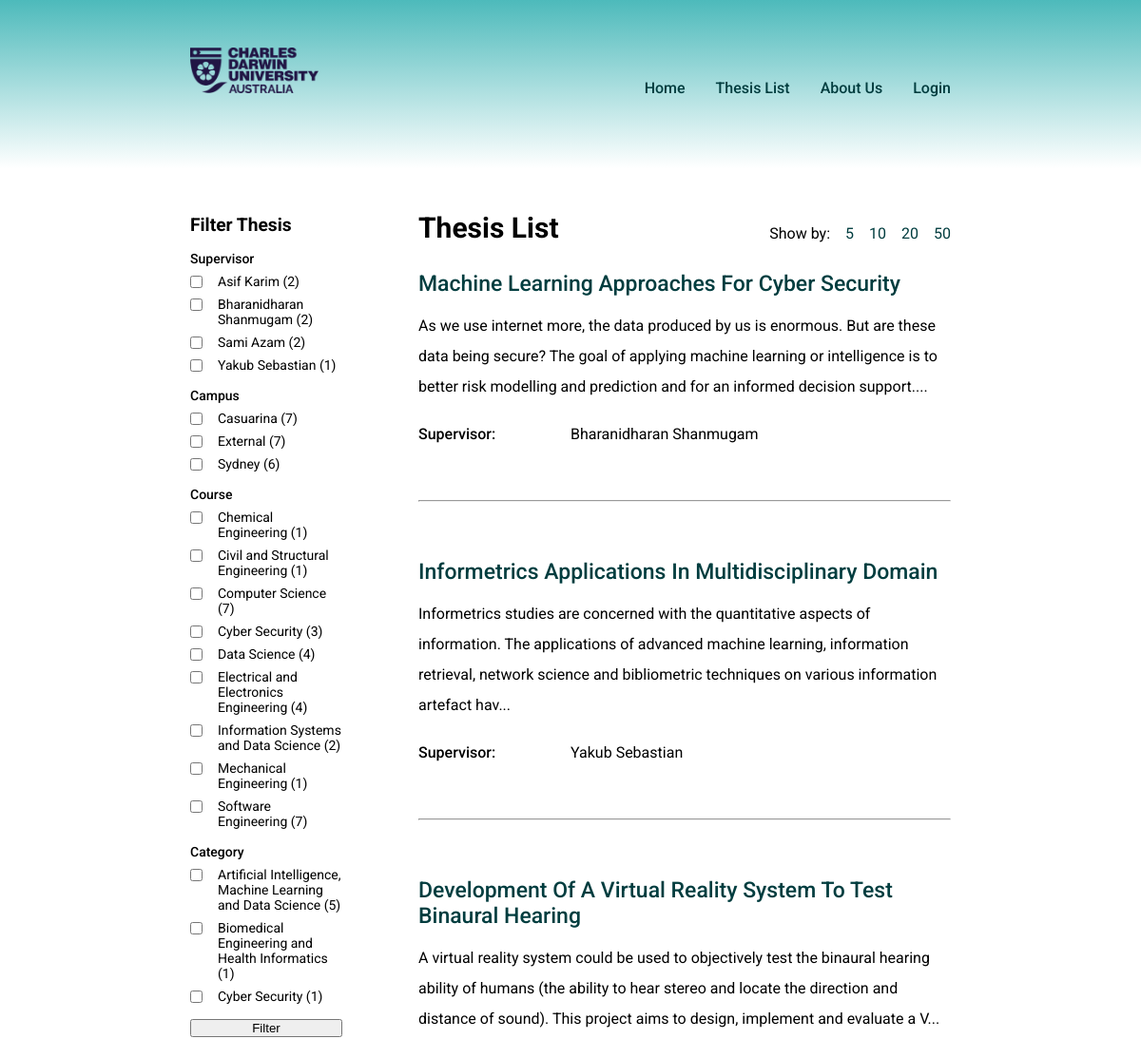
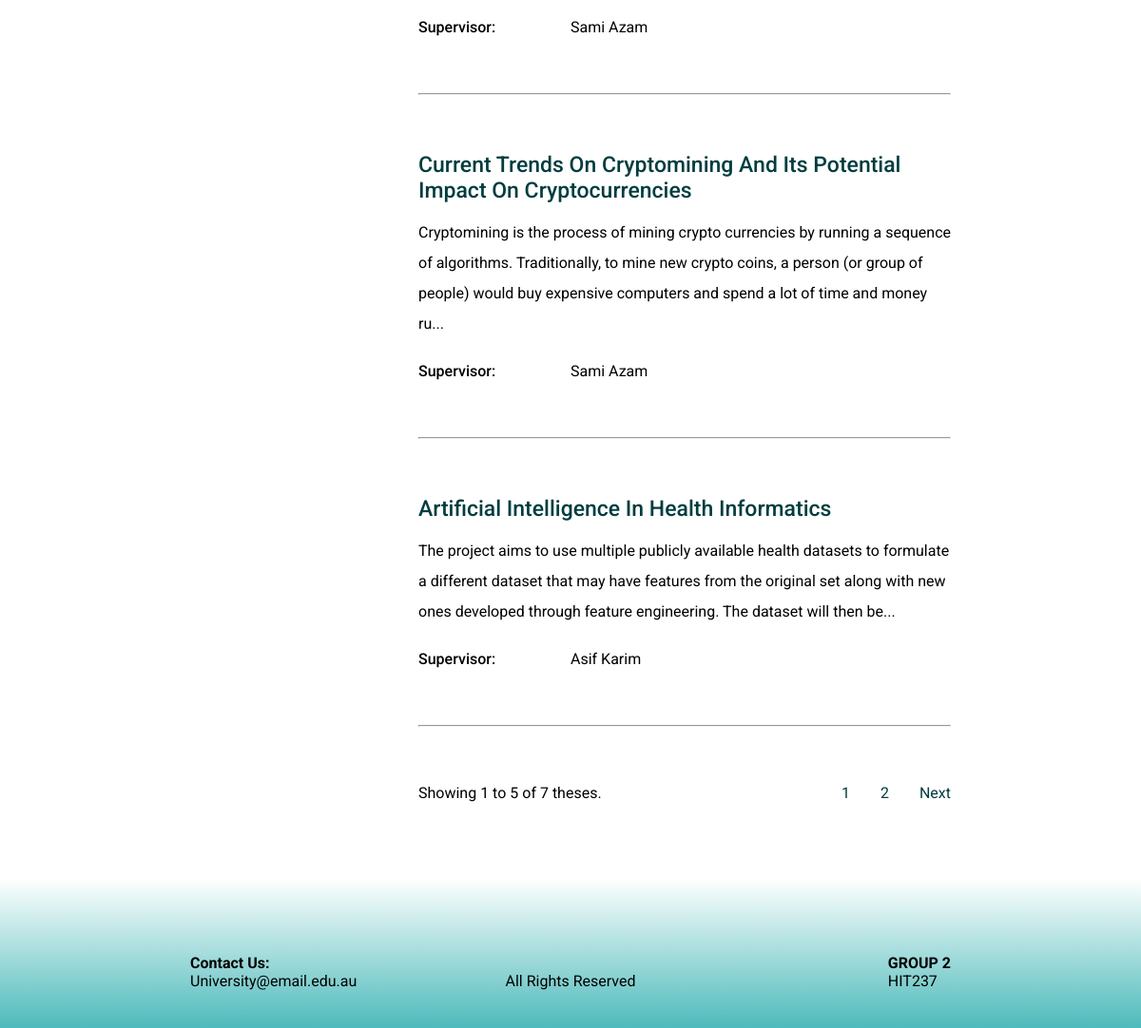
The app's page /thesis/ with its own data (2 pictures, top to bottom).
### main/models.py (models this page shows, shortened)
class Supervisor(models.Model):
    SUPERVISOR_CHOICES = [
        ('Bharanidharan Shanmugam', 'Bharanidharan Shanmugam'),
        ('Yakub Sebastian', 'Yakub Sebastian'),
        ('Sami Azam', 'Sami Azam'),
        ('Asif Karim', 'Asif Karim'),
    ]
    supervisor = models.CharField(
        max_length=50,
        choices=SUPERVISOR_CHOICES,
        verbose_name='Supervisor Name',
        primary_key=True,
    )
    def __str__(self):
        return self.supervisor

class Campus(models.Model):
    CAMPUS_CHOICES = [
        ('Casuarina', 'Casuarina'),
        ('Sydney', 'Sydney'),
        ('External', 'External'),
    ]
    campus = models.CharField(
        max_length=20,
        choices=CAMPUS_CHOICES,
        verbose_name='Campus Name',
        primary_key=True,
    )

class Course(models.Model):
    COURSE_CHOICES = [
        ('Chemical Engineering', 'Chemical Engineering'),
        ('Civil and Structural Engineering', 'Civil and Structural Engineering'),
        ('Electrical and Electronics Engineering', 'Electrical and Electronics Engineering'),
        ('Mechanical Engineering', 'Mechanical Engineering'),
        ('Computer Science', 'Computer Science'),
        ('Cyber Security', 'Cyber Security'),
        ('Data Science', 'Data Science'),
        ('Information Systems and Data Science', 'Information Systems and Data Science'),
        ('Software Engineering', 'Software Engineering'),
    ]
    course = models.CharField(
        max_length=50,
        choices=COURSE_CHOICES,
        verbose_name='Course Name',
        primary_key=True,
    )

class Category(models.Model):
    CATEGORY_CHOICES = [
        ('Artificial Intelligence, Machine Learning and Data Science', 'Artificial Intelligence, Machine Learning and Data Science'),
        ('Biomedical Engineering and Health Informatics', 'Biomedical Engineering and Health Informatics'),
        ('Cyber Security', 'Cyber Security'),
    ]
    category = models.CharField(
        max_length=100,
        choices=CATEGORY_CHOICES,
        verbose_name='Category Name',
        primary_key=True,
    )

class Thesis(models.Model):
    topic_number = models.IntegerField(
        validators=[
            MinValueValidator(0),
            MaxValueValidator(1000),
        ],
        verbose_name='Thesis Number',
        primary_key=True,
    )
    title = models.CharField(max_length=100, verbose_name='Thesis Title',)
    description = models.TextField(verbose_name='Thesis Description')
    category = models.ForeignKey(Category, on_delete=models.PROTECT, verbose_name='Category Name')
    supervisor = models.ForeignKey(Supervisor, on_delete= models.PROTECT, verbose_name='Supervisor Name')
    course = models.ManyToManyField(Course, verbose_name='Course Name')
    campus = models.ManyToManyField(Campus, verbose_name='Campus Name',)

### main/views.py (the view, shortened to what this page needs)
# urls.py: path('thesis/', views.thesis_list, name= 'thesis_list'),
def thesis_list(request):
    theses = Thesis.objects.order_by('topic_number')
    supervisor_list = []
    campus_list = []
    course_list = []
    category_list = []
    for thesis in theses:
        campus_list_specific = []
        course_list_specific = []
        supervisor_list.append(thesis.supervisor)
        for campus in thesis.campus.all():
            campus_list_specific.append(campus)
        campus_list.append(campus_list_specific)
        for course in thesis.course.all():
            course_list_specific.append(course)
        course_list.append(course_list_specific)
        category_list.append(thesis.category)
        description = thesis.description
        word_count = description.split()
        if len(description) > 230:
            description = ''.join(description[:230])
            punctuation = ['.', ',', '/', ';', ':', ' ']
            if description[-1] in punctuation:
                description = description[:-1] + '...'
            else:
                description = description + '...'
            Thesis.objects.filter(topic_number = thesis.topic_number).update(description = description)
    supervisor_names = [supervisor.supervisor for supervisor in supervisor_list]
    campus_names = [campus.campus for sublist in campus_list for campus in sublist]
    course_names = [course.course for sublist in course_list for course in sublist]
    category_names = [category.category for category in category_list]
    supervisor_count = {}
    campus_count = {}
    course_count = {}
    category_count = {}
    for supervisor in sorted(list(set(supervisor_names))):
        supervisor_count[supervisor] = supervisor_names.count(supervisor)
    for campus in sorted(list(set(campus_names))):
        campus_count[campus] = campus_names.count(campus)
    for course in sorted(list(set(course_names))):
        course_count[course] = course_names.count(course)
    for category in sorted(list(set(category_names))):
        category_count[category] = category_names.count(category)
    selected_supervisor = request.GET.getlist('supervisor')
    selected_campus = request.GET.getlist('campus')
    selected_course = request.GET.getlist('course')
    selected_category = request.GET.getlist('category')
    filter_supervisor = ''
    filter_campus = ''
    filter_course= ''
    filter_category=''
    if selected_campus:
        theses = Thesis.objects.filter(campus__in = selected_campus)
        filter_campus = '&'.join([f'&campus={campus}' for campus in selected_campus])
    if selected_course:
        theses = Thesis.objects.filter(course__in = selected_course)
        filter_course = '&'.join([f'&course={course}' for course in selected_course])
    if selected_category:
        theses = Thesis.objects.filter(category__in = selected_category)
        filter_category = '&'.join([f'&category={category}' for category in selected_category])
    items_per_page = int(request.GET.get('items_per_page', 5))
    page = Paginator(theses, items_per_page)
    page_number = request.GET.get("page")
    page_obj = page.get_page(page_number)
    total_pages = range(1, page.num_pages + 1)
    start_num = (page_obj.number - 1) * items_per_page + 1
    end_num = min(start_num + items_per_page - 1, page_obj.paginator.count)
    total_theses = len(theses)
    context = {
        'page_obj': page_obj, # contains various data about the current page
        'total_pages': total_pages,
        'start_num': start_num, # starting number of the thesis in the page
        'end_num': end_num,
        'total_theses': total_theses,
        'items_per_page': items_per_page,
        'supervisor_list': supervisor_count,
        'campus_list': campus_count,
        'course_list': course_count,
        'category_list': category_count,
        'selected_supervisor': selected_supervisor,
        'selected_campus': selected_campus,
        'selected_course': selected_course,
        'selected_category': selected_category,
        'filter_supervisor': filter_supervisor,
        'filter_campus': filter_campus,
        'filter_course': filter_course,
        'filter_category': filter_category,
        }
    return render(request, 'main/thesis_list.html', context)

### main/templates/main/thesis_list.html (shortened to what this page needs)
{% extends "main/base.html" %}
{% block main_body %}
    <div class="thesis-main-body">
        <div class="left-side">
            <form action="" method="get">
                <legend class="filter">Filter Thesis</legend>
                <div class="supervisor-filter">
                    <p class="filter-type">Supervisor</p>
                    {% for supervisor, count in supervisor_list.items %}
                        <div class="option">
                            <input class='filter-option' type="checkbox" name="supervisor" id="{{ supervisor }}" value="{{ supervisor }}"
                                {% if supervisor in selected_supervisor %} checked {% endif %}>
                            <label for="{{ supervisor }}">{{ supervisor }}  ({{ count }})</label>
                        </div>
                    {% endfor %}
                </div>
                <div class="campus-filter">
                    <p class="filter-type">Campus</p>
                    {% for campus, count in campus_list.items %}
                        <div class="option">
                            <input class='filter-option' type="checkbox" name="campus" id="{{ campus }}" value="{{ campus }}"
                                {% if campus in selected_campus %} checked {% endif %}>
                            <label for="{{ campus }}">{{ campus }}  ({{ count }})</label>
                        </div>
                    {% endfor %}
                </div>
                <div class="course-filter">
                    <p class="filter-type">Course</p>
                    {% for course, count in course_list.items %}
                        <div class="option">
                            <input class='filter-option' type="checkbox" name="course" id="{{ course }}" value="{{ course }}"
                                {% if course in selected_course %} checked {% endif %}>
                            <label for="{{ course }}">{{ course }}  ({{count}})</label>
                        </div>
                    {% endfor %}
                </div>
                <div class="category-filter">
                    <p class="filter-type">Category</p>
                    {% for category, count in category_list.items %}
                        <div class="option">
                            {% if category == "Cyber Security" %}
                                <input class='filter-option' type="checkbox" name="category" id="CyberSecutity-2" value="{{ category }}"
                                    {% if category in selected_category %} checked  {% endif %}>
                                <label for="CyberSecutity-2">{{ category }}  ({{count}})</label>
                            {% else %}
                                <input class='filter-option' type="checkbox" name="category" id="{{ category }}" value="{{ category }}"
                                    {% if category in selected_category %} checked  {% endif %}>
                                <label for="{{ category }}">{{ category }}  ({{count}})</label>
                            {% endif %}
                        </div>
                    {% endfor %}
                </div>
                <button class='filter-submit' type="submit">Filter</button>
            </form>
        </div>
        <div class="right-side">
            <div class='main-body-header'>
                <h2 class="thesis_title">Thesis List</h2>
                <div class='per_page'>
                    <p>Show by:</p>
                    <a href="?items_per_page=5" {% if items_per_page == 5 %}class="active"{% endif %}>5</a>
                    <a href="?items_per_page=10" {% if items_per_page == 10 %}class="active"{% endif %}>10</a>
                    <a href="?items_per_page=20" {% if items_per_page == 20 %}class="active"{% endif %}>20</a>
                    <a href="?items_per_page=50" {% if items_per_page == 50 %}class="active"{% endif %}>50</a>
                </div>
            </div>
            <ul class ='all_theses'>
                {% for thesis in page_obj %}
                <li class='thesis_block'>
                    <h3><a href= "{% url 'thesis_details' topic_number=thesis.topic_number %}" >{{ thesis.title|title }}</a></h3>
                    <p class='description'>{{ thesis.description }}</p>
                    <div class = 'supervisor'>
                        <p class = 'more_info'>Supervisor:</p>
                        <p class='supervisor_name'> {{ thesis.supervisor }}</p>
                    </div>
                </li>
                <hr class="list-line">
                {% endfor %}
            </ul>
            <div class="thesis-pages">
                <p class='current'>Showing {{ start_num }} to {{ end_num }} of {{ total_theses }} theses.</p>
                <form class='quick-links' action="" method="get">
                    {% for total_pages in total_pages %}
                        <a href="?page={{ total_pages }}&items_per_page={{ items_per_page }}{{ filter_supervisor }}{{ filter_course }}{{ filter_category }}{{ filter_campus }}">{{ total_pages }}</a>
                    {% endfor %}
                    {% if page_obj.has_next %}
                        <a href="?page={{ page_obj.next_page_number }}&items_per_page={{ items_per_page }}{{ filter_supervisor }}{{ filter_course }}{{ filter_category }}{{ filter_campus }}">Next</a>
                    {% endif %}
                </form>
            </div>
        </div>
    </div>
{% endblock  %}

### main/templates/main/base.html (shortened to what this page needs)
<!doctype html>
<html lang="en">
    <head>
        {% load static %}<link rel="stylesheet" href="{% static 'styles.css' %}">
    </head>
    <body>
        <div class="header-main-container">
            <header>
                <div class='heading'>
                    <div class="logo-container">
                        <a href="{% url 'home'%}">
                            <img class="logo" src="{% static "CDU_logo.png" %}" alt="cdu logo">
                        </a>
                    </div>
                    <nav class='nav_container'>
                        <a href="{% url 'home'%}">Home</a>
                        <a href="{% url 'thesis_list' %}">Thesis List</a>
                        <a href= "{% url 'about_us' %}" >About Us</a>
                        {% if user.is_authenticated %}
                            <a href="{% url 'logout' %}">Logout</a>
                        {% else %}
                            <a href="{% url 'login' %}">Login</a>
                        {% endif %}
                    </nav>
                </div>
            </header>
            <main>
                <div class = 'main_body'>
                    {% block main_body %}{% endblock  %}
                </div>
            </main>
        </div>
        <footer>
            <div class="footer-section">
                <div>
                    <h4>Contact Us:</h4>
                    <p class="contact">University@email.edu.au</p>
                </div>
                <div>
                    <p class="copyright">All Rights Reserved</p>
                </div>
                <div>
                    <h4 class="footer-title">GROUP 2</h4>
                    <p class="unit">HIT237</p>
                </div>
            </div>
        </footer>
    </body>
</html>

### main/static/styles.css (style rules this page uses)
:root { font-family: 'Roboto'; --primary-color: #4dbabb; --secondary-color: #e6e6e6; --font-primary: black; --font-secondary: rgb(0, 61, 63); }
header { padding: 50px 0 75px 0; margin: 0 0 3rem 0; background-image: linear-gradient(var(--primary-color), white); }
.heading { display: flex; justify-content: space-between; align-items: flex-end; }
.logo { height: 3rem; }
.main_body, .heading { width: 50%; margin: auto; min-width: 800px; }
body { min-height: 100vh; display: flex; flex-direction: column; justify-content: space-between; }
footer { display: flex; align-items:flex-end; position: relative; width: 100%; margin: 5rem 0 0 0; padding: 5rem 0 2.5rem; background-image: linear-gradient(white, var(--primary-color)); }
.footer-section { width: 50%; margin: 0 auto; min-width: 800px; display: flex; justify-content: space-between; align-items: center; }
.copyright { position: absolute; left: 50%; transform: translateX(-50%); }
.supervisor, .courses, .campus, .topic_number, .description_container { display: flex; margin: 1.5rem 0; }
.list-line { margin-bottom: 60px; }
.main_body h2 { font-weight: bold; font-size: 30px; margin-bottom: 30px; line-height: 1.5; }
.main_body h3 { font-weight: 500; font-size: 23px; margin-bottom: 15px; }
.description { line-height: 2; color: var(--font-primary); }
.more_info { font-weight: 500; width: 10rem; color: var(--font-primary); flex-shrink: 0; }
.thesis_block { margin-bottom: 60px; }

### records on screen
Supervisor: supervisor_list "Asif Karim"
Supervisor: supervisor_list "Bharanidharan Shanmugam"
Supervisor: supervisor_list "Sami Azam"
Supervisor: supervisor_list "Yakub Sebastian"
Campus: campus_list "Casuarina"
Campus: campus_list "External"
Campus: campus_list "Sydney"
Course: course_list "Chemical Engineering"
Course: course_list "Civil and Structural Engineering"
Course: course_list "Computer Science"
Course: course_list "Cyber Security"
Course: course_list "Data Science"
Course: course_list "Electrical and Electronics Engineering"
Course: course_list "Information Systems and Data Science"
Course: course_list "Mechanical Engineering"
Course: course_list "Software Engineering"
Category: category_list "Artificial Intelligence, Machine Learning and Data Science"
Category: category_list "Biomedical Engineering and Health Informatics"
Category: category_list "Cyber Security"
Thesis: title "Machine Learning Approaches For Cyber Security", description "As we use internet more, the data produced by us is enormous. But are these data being secure? The goal of applying machine learning or intelligence is to better risk modelling and prediction and for an informed decision support....", supervisor "Bharanidharan Shanmugam"
Thesis: title "Informetrics Applications In Multidisciplinary Domain", description "Informetrics studies are concerned with the quantitative aspects of information. The applications of advanced machine learning, information retrieval, network science and bibliometric techniques on various information artefact hav...", supervisor "Yakub Sebastian"
Thesis: title "Development Of A Virtual Reality System To Test Binaural Hearing", description "A virtual reality system could be used to objectively test the binaural hearing ability of humans (the ability to hear stereo and locate the direction and distance of sound). This project aims to design, implement and evaluate a V...", supervisor "Sami Azam"
Thesis: title "Current Trends On Cryptomining And Its Potential Impact On Cryptocurrencies", description "Cryptomining is the process of mining crypto currencies by running a sequence of algorithms. Traditionally, to mine new crypto coins, a person (or group of people) would buy expensive computers and spend a lot of time and money ru...", supervisor "Sami Azam"
Thesis: title "Artificial Intelligence In Health Informatics", description "The project aims to use multiple publicly available health datasets to formulate a different dataset that may have features from the original set along with new ones developed through feature engineering. The dataset will then be...", supervisor "Asif Karim"

### other values on screen
{{ count }} "2" "2" "2" "1"
{{ count }} "7" "7" "6"
{{ count }} "1" "1" "7" "3" "4" "4" "2" "1" "7"
{{ count }} "5" "1"
{{ count }} "1"
{{ start_num }} "1"
{{ end_num }} "5"
{{ total_theses }} "7"
{{ total_pages }} "1" "2"
